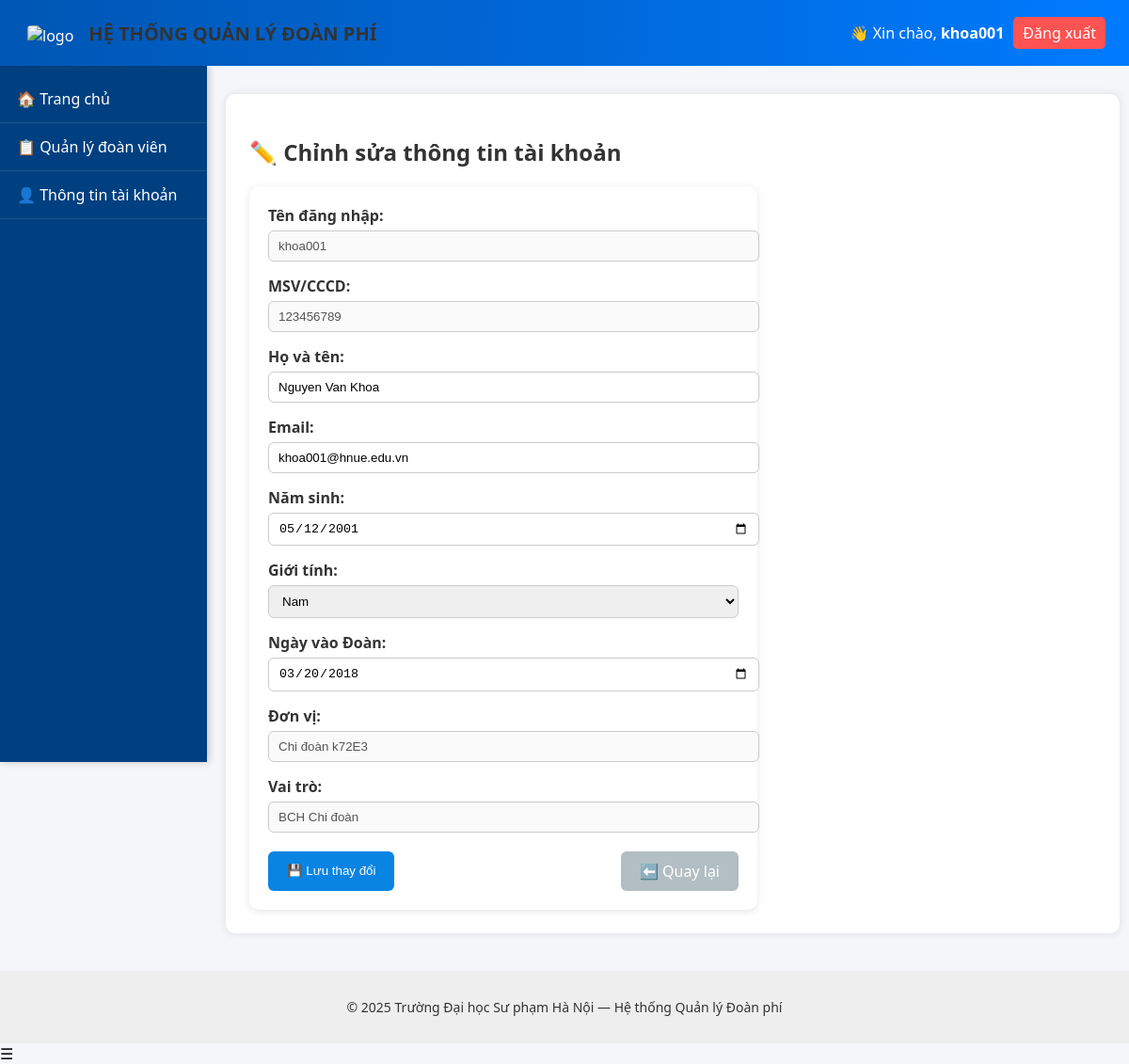
Page /pages/edit_user.php (signed in) on the earlier database version.
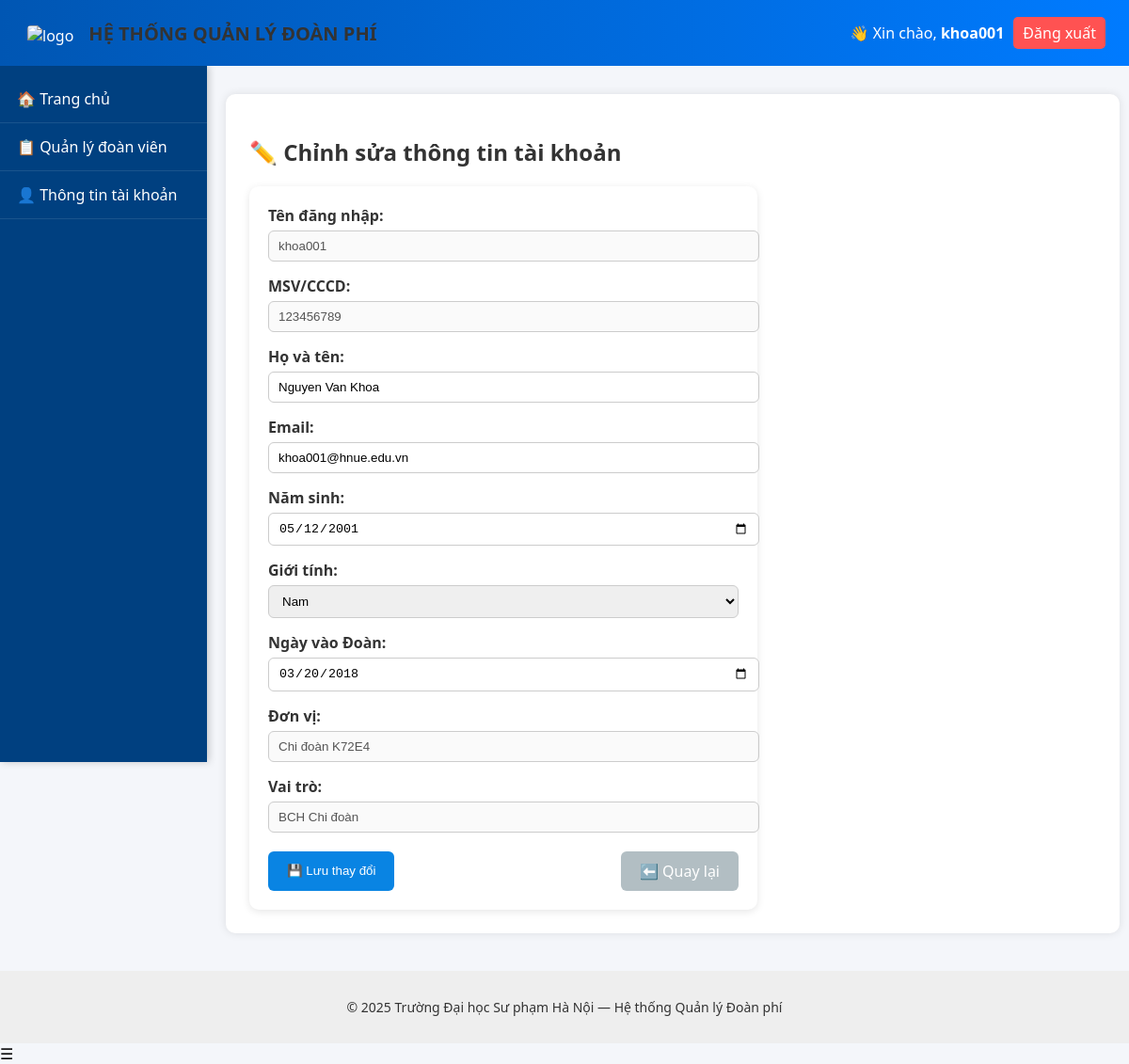
Same page on the later database version.
### tables this page shows
CREATE TABLE `users` (
  `userId` int(11) NOT NULL,
  `userName` varchar(255) NOT NULL,
  `fullName` varchar(255) DEFAULT NULL,
  `gender` enum('M','F','O') DEFAULT 'O',
  `identifyCard` varchar(255) DEFAULT NULL,
  `email` varchar(255) DEFAULT NULL,
  `password` varchar(255) NOT NULL,
  `birthDate` date DEFAULT NULL,
  `joinDate` date DEFAULT NULL,
  `unit` varchar(255) DEFAULT NULL,
  `isAdmin` tinyint(1) DEFAULT 0,
  `createdAt` datetime DEFAULT current_timestamp(),
  `updatedAt` datetime DEFAULT current_timestamp() ON UPDATE current_timestamp()
);

CREATE TABLE `organization_units` (
  `id` int(11) NOT NULL,
  `unit_name` varchar(255) NOT NULL,
  `unit_level` enum('Truong','Khoa','ChiDoan') NOT NULL,
  `parent_id` int(11) DEFAULT NULL,
  `leader_id` int(11) DEFAULT NULL,
  `deputy_id` int(11) DEFAULT NULL,
  `created_at` timestamp NOT NULL DEFAULT current_timestamp(),
  `updated_at` timestamp NOT NULL DEFAULT current_timestamp() ON UPDATE current_timestamp()
);

CREATE TABLE `role` (
  `id` int(11) NOT NULL,
  `role_name` varchar(255) NOT NULL,
  `createdAt` datetime DEFAULT current_timestamp(),
  `updatedAt` datetime DEFAULT current_timestamp() ON UPDATE current_timestamp()
);

### pages/edit_user.php (the view, shortened to what this page needs)
<?php
include("../includes/header.php");
include("../includes/navbar.php");
include("../config/db.php");
$currentUser = $_SESSION['user'];
$userId = isset($_GET['id']) ? intval($_GET['id']) : $currentUser['userId'];
$query = "
    SELECT u.*, r.id AS role_id, r.role_name, ou.unit_name
    FROM users u
    LEFT JOIN user_role ur ON u.userId = ur.user_id
    LEFT JOIN role r ON ur.role_id = r.id
    LEFT JOIN organization_units ou ON u.unit = ou.id
    WHERE u.userId = $userId
";
$result = $conn->query($query);
$user = $result->fetch_assoc();
$roles = $conn->query("SELECT id, role_name FROM role ORDER BY id ASC");
$units = $conn->query("SELECT id, unit_name, unit_level FROM organization_units ORDER BY unit_level, unit_name ASC");
?>
<div class="container">
  <h2>✏️ Chỉnh sửa thông tin tài khoản</h2>
  <form method="POST" class="form-edit">
    <div class="form-group">
      <label>Tên đăng nhập:</label>
      <input type="text" value="<?= htmlspecialchars($user['userName']) ?>" disabled>
    </div>
    <div class="form-group">
      <label>MSV/CCCD:</label>
      <input type="text" value="<?= htmlspecialchars($user['identifyCard']) ?>" disabled>
    </div>
    <div class="form-group">
      <label>Họ và tên:</label>
      <input type="text" name="fullName" value="<?= htmlspecialchars($user['fullName']) ?>" required>
    </div>
    <div class="form-group">
      <label>Email:</label>
      <input type="email" name="email" value="<?= htmlspecialchars($user['email']) ?>" required>
    </div>
    <div class="form-group">
      <label>Năm sinh:</label>
      <input type="date" name="birthDate" value="<?= htmlspecialchars($user['birthDate'] ?? '') ?>">
    </div>
    <div class="form-group">
      <label>Giới tính:</label>
      <select name="gender">
        <option value="M" <?= ($user['gender'] == 'M') ? 'selected' : '' ?>>Nam</option>
      </select>
    </div>
    <div class="form-group">
      <label>Ngày vào Đoàn:</label>
      <input type="date" name="joinDate" value="<?= htmlspecialchars($user['joinDate'] ?? '') ?>">
    </div>
    <?php if ($currentUser['isAdmin']): ?>
      <div class="form-group">
        <label>Đơn vị:</label>
        <select name="unit" required>
          <option value="">-- Chọn đơn vị --</option>
          <?php while ($u = $units->fetch_assoc()): ?>
            <option value="<?= $u['id'] ?>"
              <?= ($user['unit'] == $u['id']) ? 'selected' : '' ?>>
              <?= htmlspecialchars($u['unit_name']) ?> (<?= $u['unit_level'] ?>)
            </option>
          <?php endwhile; ?>
        </select>
      </div>
    <?php else: ?>
      <div class="form-group">
        <label>Đơn vị:</label>
        <input type="text" value="<?= htmlspecialchars($user['unit_name']) ?>" disabled>
      </div>
    <?php endif; ?>
    <?php if ($currentUser['isAdmin']): ?>
      <div class="form-group">
        <label>Vai trò:</label>
        <select name="role_id" required>
          <?php while ($r = $roles->fetch_assoc()): ?>
            <option value="<?= $r['id'] ?>" <?= ($user['role_id'] == $r['id']) ? 'selected' : '' ?>>
              <?= htmlspecialchars($r['role_name']) ?>
            </option>
          <?php endwhile; ?>
        </select>
      </div>
    <?php else: ?>
      <div class="form-group">
        <label>Vai trò:</label>
        <input type="text" value="<?= htmlspecialchars($user['role_name']) ?>" disabled>
      </div>
    <?php endif; ?>
    <div class="form-actions">
      <button type="submit" class="btn-save">💾 Lưu thay đổi</button>
      <a href="profile.php" class="btn-back">⬅️ Quay lại</a>
    </div>
  </form>
</div>
<?php include("../includes/footer.php"); ?>

Differences in the rows shown:
changed users "khoa001": unit_name "Chi đoàn k72E3" → "Chi đoàn K72E4"
